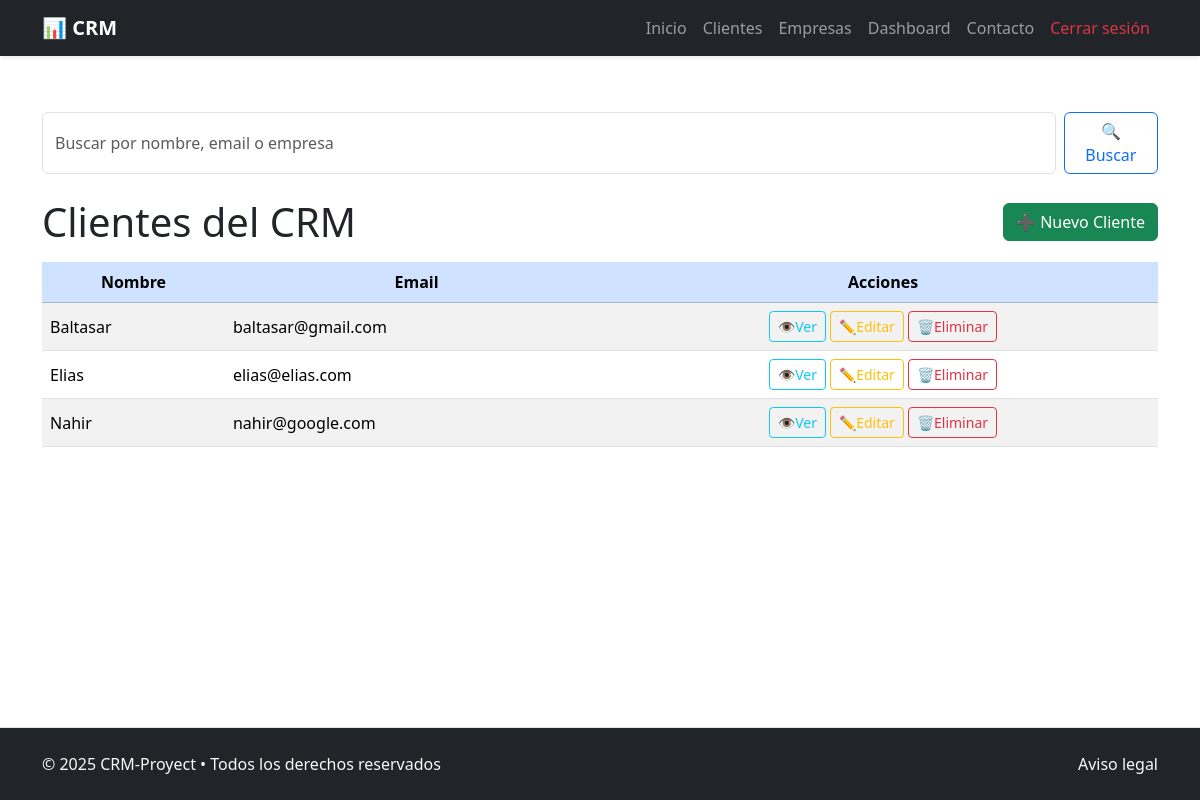
Page /client/list/ (signed in) on the earlier database version.
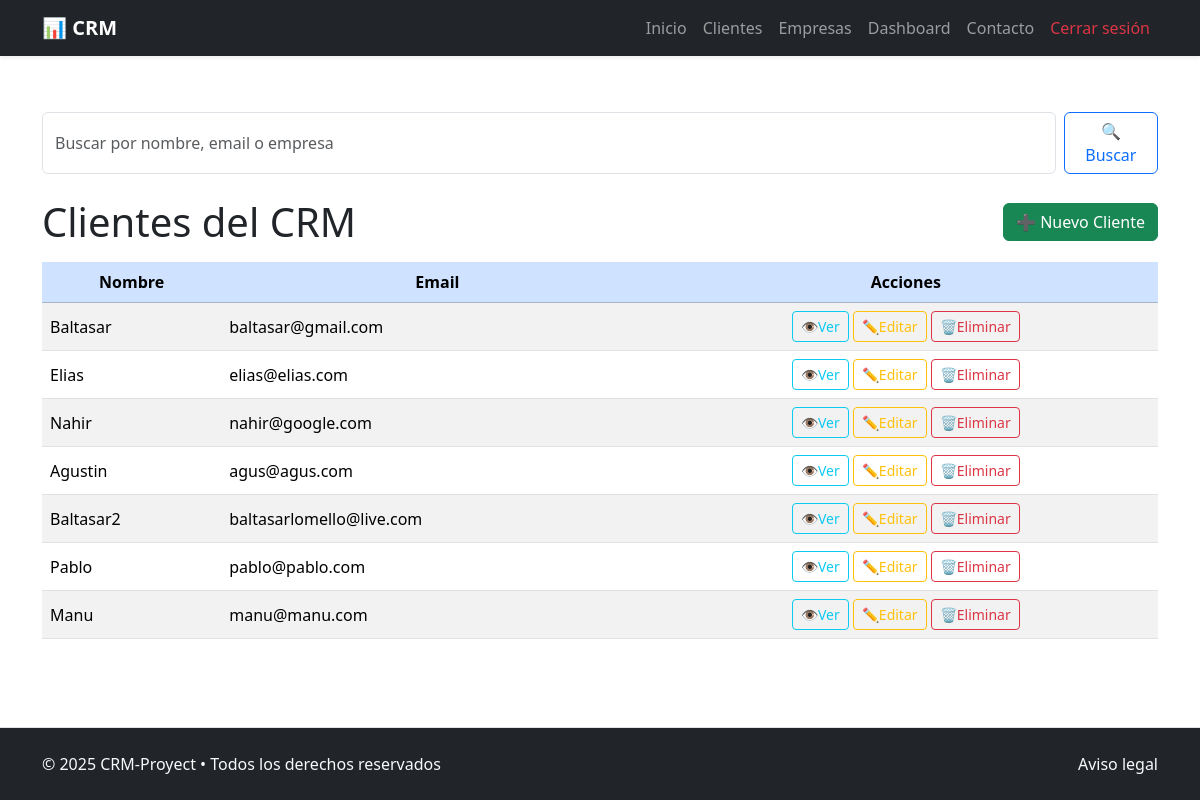
Same page on the later database version.
### crm_app/models.py (models this page shows, shortened)
class Client(models.Model):
    name = models.CharField(max_length=255) #Nombre del cliente
    email = models.EmailField(unique=True) #Email del cliente
    phone = models.CharField(max_length=50, blank=True) #Telefono del cliente
    company = models.ForeignKey(
        Company, on_delete=models.SET_NULL, blank=True, null=True,
        related_name='clients') #Empresa del cliente
    assigned_to = models.ForeignKey(
        User, on_delete=models.SET_NULL, blank=True, null=True,
        related_name='clients') #Asignado a tal usuario
    created_at = models.DateTimeField(auto_now_add=True) #Fecha de creación
    updated_at = models.DateTimeField(auto_now=True) #Fecha de ultima actualización

### crm_app/views.py (the view)
# urls.py: path("client/list/", ClientListView.as_view(), name="client_list"),
@method_decorator(login_required, name='dispatch')
class ClientListView(ListView):
    model = Client
    template_name = '../templates/clients/client_list.html'
    context_object_name = 'clients'
    def get_queryset(self):
        queryset = super().get_queryset()
        search_query = self.request.GET.get('q', '')
        if search_query:
            queryset = queryset.filter(
                Q(name__icontains=search_query) |
                Q(email__icontains=search_query) |
                Q(company__name__icontains=search_query)
            )
        return queryset
    def get_context_data(self, **kwargs):
        context = super().get_context_data(**kwargs)
        context['search_query'] = self.request.GET.get('q', '')
        return context

### crm_project/templates/clients/client_list.html (shortened to what this page needs)
{% extends "general/layout.html" %}
{% block page_content %}
<div class="container my-5">
    <form method="get" class="mb-4 d-flex" role="search">
        <input
            type="text"
            name="q"
            class="form-control me-2"
            placeholder="Buscar por nombre, email o empresa"
            value="{{ search_query }}"
        >
        <button type="submit" class="btn btn-outline-primary">🔍 Buscar</button>
    </form>
    <div class="d-flex justify-content-between align-items-center mb-3">
        <h1 class="mb-0">Clientes del CRM</h1>
        <a href="{% url 'client_create' %}" class="btn btn-success">
            ➕ Nuevo Cliente
        </a>
    </div>
    <div class="table-responsive">
        <table class="table table-striped table-hover align-middle">
            <thead class="table-primary text-center">
                <tr>
                    <th>Nombre</th>
                    <th>Email</th>
                    <th>Acciones</th>
                </tr>
            </thead>
            <tbody>
                {% for client in clients %}
                <tr>
                    <td>{{ client.name|default_if_none:"Sin especificar" }}</td>
                    <td>{{ client.email|default_if_none:"Sin especificar" }}</td>
                    <td class="text-center">
                        <a href="{% url 'client_detail' client.pk %}" class="btn btn-sm btn-outline-info">👁Ver</a>
                        <a href="{% url 'client_update' client.pk %}" class="btn btn-sm btn-outline-warning">✏️Editar</a>
                        <a href="{% url 'client_delete' client.pk %}" class="btn btn-sm btn-outline-danger">🗑Eliminar</a>
                    </td>
                </tr>
                {% empty %}
                <tr>
                    <td colspan="5" class="text-center text-muted">No hay clientes cargados aún.</td>
                </tr>
                {% endfor %}
            </tbody>
        </table>
    </div>
</div>
{% endblock %}

### crm_project/templates/general/layout.html (shortened to what this page needs)
<!DOCTYPE html>
<html lang="es">
<head>
  <link href="https://cdn.jsdelivr.net/npm/bootstrap@5.3.3/dist/css/bootstrap.min.css" rel="stylesheet">
  <link rel="stylesheet" href="https://cdn.jsdelivr.net/npm/bootstrap-icons@1.11.3/font/bootstrap-icons.min.css">
  <link rel="stylesheet" href="https://cdn.jsdelivr.net/npm/bootstrap-icons@1.10.5/font/bootstrap-icons.css">
</head>
<body class="d-flex flex-column min-vh-100">
  {% include '_includes/_header.html' %}
  <main class="flex-grow-1">
    {% block page_content %}
    {% endblock %}
  </main>
  {% include '_includes/_footer.html' %}
</body>
</html>

### crm_project/templates/_includes/_header.html (shortened to what this page needs)
<header>
    <nav class="navbar navbar-expand-lg navbar-dark bg-dark shadow-sm">
        <div class="container">
            <a class="navbar-brand fw-bold" href="{% url 'home' %}">📊 CRM</a>
            <div class="collapse navbar-collapse" id="mainNavbar">
                <ul class="navbar-nav ms-auto mb-2 mb-lg-0">
                    <li class="nav-item">
                        <a class="nav-link" href="{% url 'home' %}">Inicio</a>
                    </li>
                    {% if request.user.is_authenticated %}
                        <li class="nav-item">
                            <a class="nav-link" href="{% url 'client_list' %}">Clientes</a>
                        </li>
                        <li class="nav-item">
                            <a class="nav-link" href="{% url 'company_list' %}">Empresas</a>
                        </li>
                        <li class="nav-item">
                            <a class="nav-link" href="{% url 'dashboard' %}">Dashboard</a>
                        </li>
                        <li class="nav-item">
                            <a class="nav-link" href="{% url 'contact' %}">Contacto</a>
                        </li>
                        <li class="nav-item">
                            <a class="nav-link text-danger" href="{% url 'logout' %}">Cerrar sesión</a>
                        </li>
                    {% endif %}
                </ul>
            </div>
        </div>
    </nav>
</header>

### crm_project/templates/_includes/_footer.html
<footer class="bg-dark text-light py-4 border-top mt-auto">
  <div class="container d-flex flex-column flex-md-row justify-content-between align-items-center">
    <p class="mb-2 mb-md-0 text-center text-md-start">
      © 2025 CRM-Proyect • Todos los derechos reservados
    </p>
    <p class="mb-0 text-center text-md-end">
      <a href="{% url 'legal' %}" class="text-decoration-none text-light">Aviso legal</a>
    </p>
  </div>
</footer>

Differences in the rows shown:
added Client: name "Agustin", email "agus@agus.com"
added Client: name "Baltasar2", email "baltasarlomello@live.com"
added Client: name "Pablo", email "pablo@pablo.com"
added Client: name "Manu", email "manu@manu.com"
